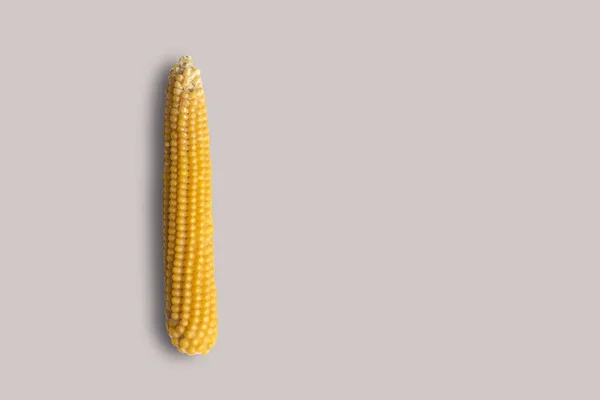
#> input picture images/corn/11.jpg, 600 x 400 px, found by its file name
$ python object.py
#> lines starting #> are read from the running program, lines starting #| are printed output that depends on the picture
import cv2
import numpy as np
import matplotlib.pyplot as plt

def extract_colors(image_path, num_colors):
    # Load the image
#> called with num_colors = 5
    image = cv2.imread(image_path)
#> image is the input picture: shape (400, 600, 3); mean B, G, R 189.2, 195.7, 206.9

    # Convert the image from BGR to RGB
    image_rgb = cv2.cvtColor(image, cv2.COLOR_BGR2RGB)

    # Reshape the image to a 2D array of pixels
    pixels = image_rgb.reshape(-1, 3)

    # Perform k-means clustering to extract the dominant colors
    criteria = (cv2.TERM_CRITERIA_EPS + cv2.TERM_CRITERIA_MAX_ITER, 10, 1.0)
    _, labels, centers = cv2.kmeans(pixels.astype(np.float32), num_colors, None, criteria, 10, cv2.KMEANS_RANDOM_CENTERS)
#> centers = [[130.9, 90.61, 33.4], [208.1, 199.7, 199.2], [240.1, 191.2, 83.88], [204.9, 146.5, 33.94], [131.3, 123.6, 122]]

    # Convert the centers to integers
    colors = centers.astype(np.uint8)
#> colors = [[130, 90, 33], [208, 199, 199], [240, 191, 83], [204, 146, 33], [131, 123, 121]]

    # Create the color palette
    palette = np.zeros((50, num_colors, 3), dtype=np.uint8)
    palette[:, :, :] = colors.reshape(1, num_colors, 3)

    return palette

# Path to the image
image_path = r'C:\Users\C.GOUTHAM\Desktop\Deepcorn\images\corn\11.jpg'

# Number of colors to extract
num_colors = 5

# Extract the colors and display the color palette
palette = extract_colors(image_path, num_colors)
plt.imshow(palette)
plt.axis('off')
plt.show()
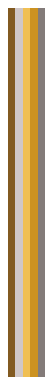
#> figure drawn by matplotlib, 1 panel

$ run again, with images/corn/1.jpg copied over images/corn/11.jpg
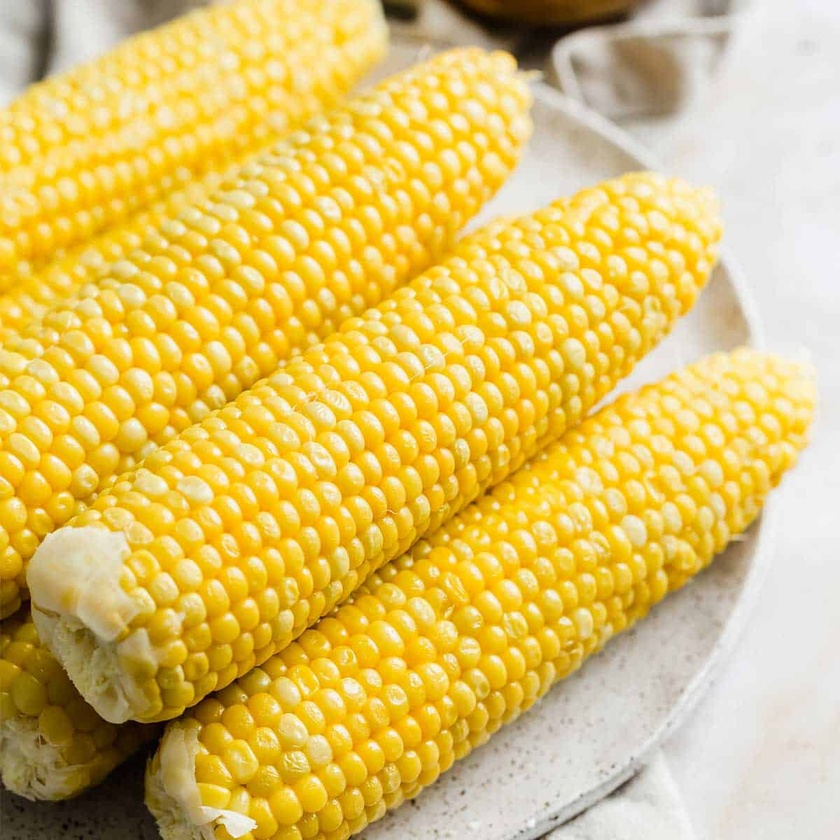
#> input picture images/corn/1.jpg, 840 x 840 px, shrunk from 1200 x 1200 before the run, found by its file name
#> in extract_colors, image is the input picture: shape (840, 840, 3); mean B, G, R 104.5, 192.9, 221.9
#> centers = [[240.8, 211.8, 119], [236.3, 184.3, 18.99], [230.4, 225.1, 211.2], [152.8, 127.2, 68.82], [63.86, 44.51, 12.07]]
#> colors = [[240, 211, 118], [236, 184, 18], [230, 225, 211], [152, 127, 68], [63, 44, 12]]
#> `plt.show()`:
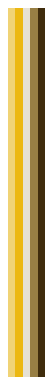
#> figure drawn by matplotlib, 1 panel

$ run again, with images/corn/12.jpg copied over images/corn/11.jpg
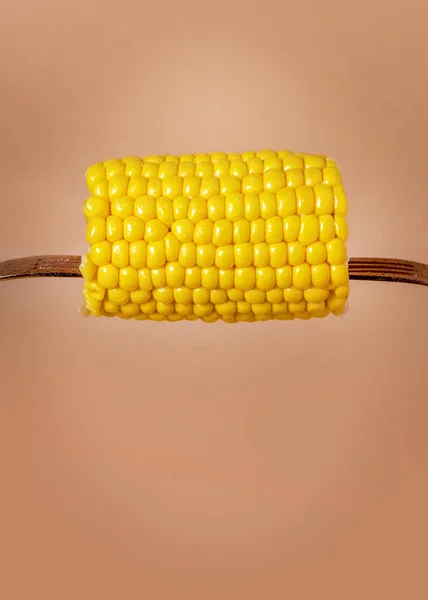
#> input picture images/corn/12.jpg, 428 x 600 px, found by its file name
#> in extract_colors, image is the input picture: shape (600, 428, 3); mean B, G, R 95.1, 151.6, 204.3
#> centers = [[196.8, 140.7, 105.5], [200.1, 138.6, 6.08], [210.4, 161, 125.4], [236.8, 195.7, 16.3], [111.5, 55.65, 24.6]]
#> colors = [[196, 140, 105], [200, 138, 6], [210, 160, 125], [236, 195, 16], [111, 55, 24]]
#> `plt.show()`:
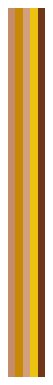
#> figure drawn by matplotlib, 1 panel

$ run again, with images/corn/13.jpg copied over images/corn/11.jpg
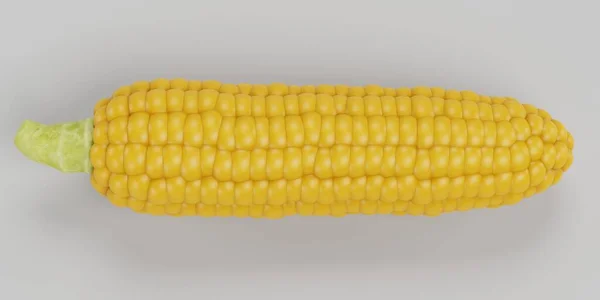
#> input picture images/corn/13.jpg, 600 x 300 px, found by its file name
#> in extract_colors, image is the input picture: shape (300, 600, 3); mean B, G, R 143.6, 186.3, 200
#> centers = [[217.2, 179.7, 55.39], [183.9, 179.8, 175.6], [205.8, 164.1, 34.31], [199.1, 198, 196.3], [211.4, 190.6, 101.7]]
#> colors = [[217, 179, 55], [183, 179, 175], [205, 164, 34], [199, 197, 196], [211, 190, 101]]
#> `plt.show()`:
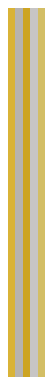
#> figure drawn by matplotlib, 1 panel
